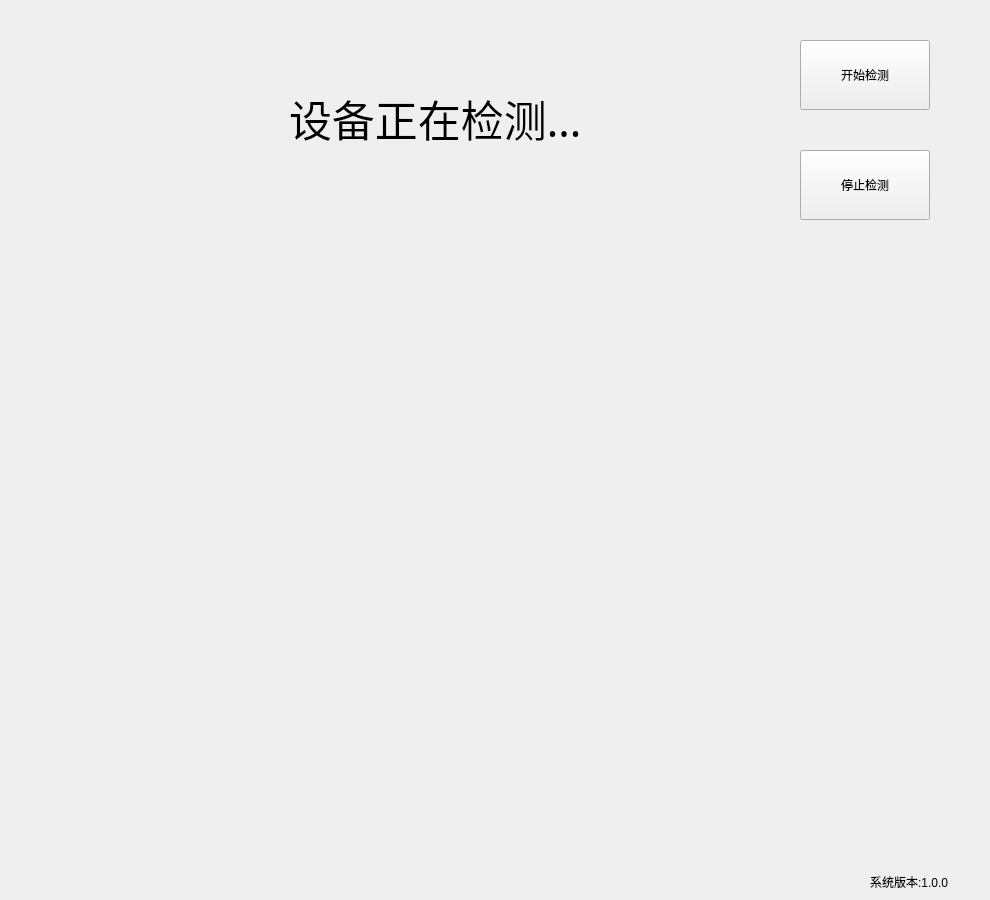
<?xml version="1.0" encoding="UTF-8"?>
<ui version="4.0">
 <class>SelfCheckForm</class>
 <widget class="QWidget" name="SelfCheckForm">
  <property name="geometry">
   <rect>
    <x>0</x>
    <y>0</y>
    <width>990</width>
    <height>900</height>
   </rect>
  </property>
  <property name="windowTitle">
   <string>自检界面</string>
  </property>
  <property name="styleSheet">
   <string notr="true"/>
  </property>
  <widget class="QWidget" name="widget_Parent" native="true">
   <property name="geometry">
    <rect>
     <x>0</x>
     <y>250</y>
     <width>990</width>
     <height>610</height>
    </rect>
   </property>
   <property name="styleSheet">
    <string notr="true"/>
   </property>
   <layout class="QGridLayout" name="gridLayout">
    <property name="sizeConstraint">
     <enum>QLayout::SetDefaultConstraint</enum>
    </property>
   </layout>
  </widget>
  <widget class="QWidget" name="widget_Top" native="true">
   <property name="geometry">
    <rect>
     <x>0</x>
     <y>0</y>
     <width>991</width>
     <height>251</height>
    </rect>
   </property>
   <property name="styleSheet">
    <string notr="true"/>
   </property>
   <widget class="QLabel" name="label">
    <property name="geometry">
     <rect>
      <x>289</x>
      <y>90</y>
      <width>481</width>
      <height>57</height>
     </rect>
    </property>
    <property name="font">
     <font>
      <family>微软雅黑</family>
      <pointsize>32</pointsize>
      <weight>50</weight>
      <italic>false</italic>
      <bold>false</bold>
     </font>
    </property>
    <property name="styleSheet">
     <string notr="true">font: 32pt &quot;微软雅黑&quot;;</string>
    </property>
    <property name="text">
     <string>设备正在检测...</string>
    </property>
   </widget>
   <widget class="QPushButton" name="pushButton_2">
    <property name="geometry">
     <rect>
      <x>800</x>
      <y>150</y>
      <width>130</width>
      <height>70</height>
     </rect>
    </property>
    <property name="text">
     <string>停止检测</string>
    </property>
   </widget>
   <widget class="QPushButton" name="pushButton">
    <property name="geometry">
     <rect>
      <x>800</x>
      <y>40</y>
      <width>130</width>
      <height>70</height>
     </rect>
    </property>
    <property name="text">
     <string>开始检测</string>
    </property>
   </widget>
   <widget class="RoundProgressBar" name="roundProgressBar_DeviceCheck" native="true">
    <property name="geometry">
     <rect>
      <x>20</x>
      <y>10</y>
      <width>231</width>
      <height>231</height>
     </rect>
    </property>
   </widget>
   <widget class="DRoundProgressBar" name="roundProgressBar2" native="true">
    <property name="geometry">
     <rect>
      <x>300</x>
      <y>40</y>
      <width>160</width>
      <height>160</height>
     </rect>
    </property>
   </widget>
  </widget>
  <widget class="QWidget" name="widget_Status" native="true">
   <property name="geometry">
    <rect>
     <x>10</x>
     <y>865</y>
     <width>971</width>
     <height>30</height>
    </rect>
   </property>
   <widget class="QLabel" name="label_2">
    <property name="geometry">
     <rect>
      <x>860</x>
      <y>8</y>
      <width>111</width>
      <height>17</height>
     </rect>
    </property>
    <property name="text">
     <string>系统版本:1.0.0</string>
    </property>
   </widget>
  </widget>
 </widget>
 <customwidgets>
  <customwidget>
   <class>RoundProgressBar</class>
   <extends>QWidget</extends>
   <header>roundprogressbar.h</header>
   <container>1</container>
  </customwidget>
  <customwidget>
   <class>DRoundProgressBar</class>
   <extends>QWidget</extends>
   <header>control/DRoundProgressBar.h</header>
   <container>1</container>
  </customwidget>
 </customwidgets>
 <resources/>
 <connections/>
</ui>
